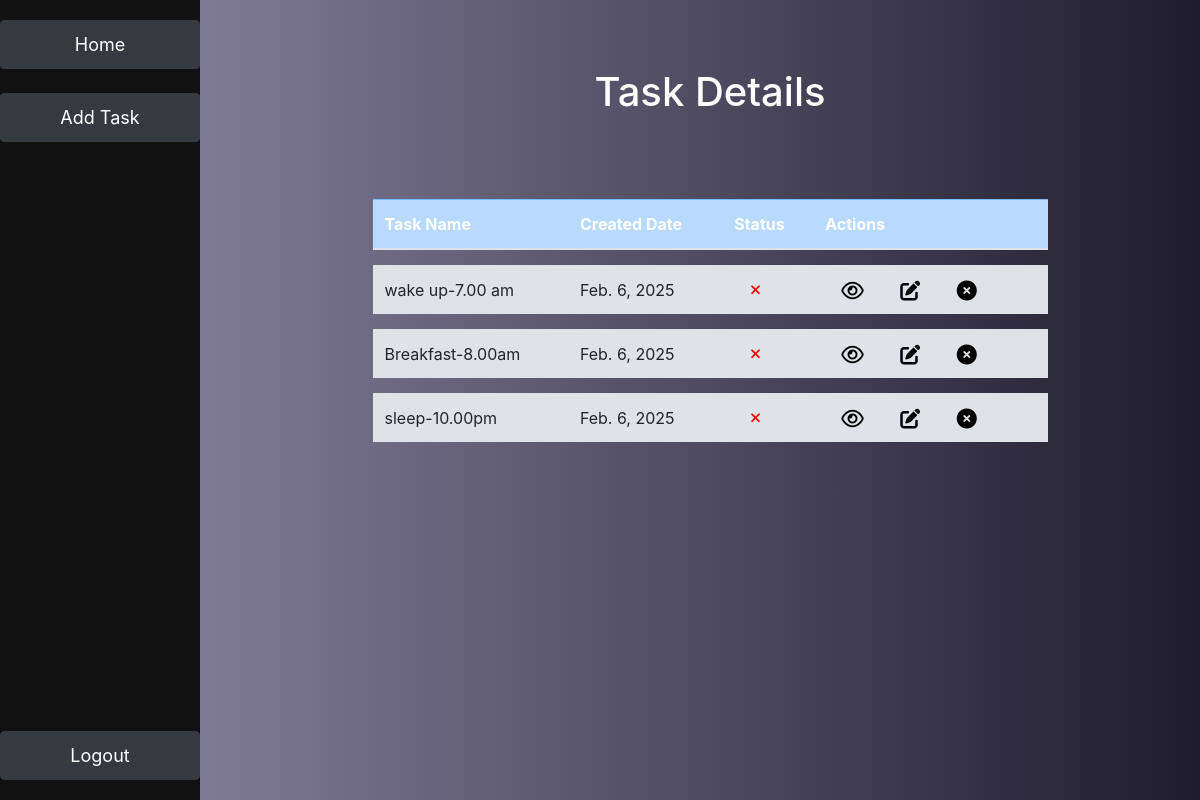
The page /all/6/ on the database its author committed.
### MyApp/models.py (models this page shows)
class Taskmodel(models.Model):
    task_name = models.CharField(max_length=100)
    created_date=models.DateField(auto_now_add=True)
    is_completed=models.BooleanField(default=False)
    user_id=models.ForeignKey(User,on_delete=models.CASCADE,null=True)

### MyApp/views.py (the view)
# urls.py: path('all/<int:pk>/',TaskAll.as_view()),
class TaskAll(View):
    def get(self, request,**kwargs):
        id=kwargs.get('pk')
        data = Taskmodel.objects.filter(user_id=id)
        return render(request, 'Alltask.html', {'data': data})

### MyApp/templates/Alltask.html (shortened to what this page needs)
<!DOCTYPE html>
<html lang="en">
<head>
    <link rel="stylesheet" href="https://stackpath.bootstrapcdn.com/bootstrap/4.5.2/css/bootstrap.min.css">
    <link rel="stylesheet" href="https://cdnjs.cloudflare.com/ajax/libs/font-awesome/6.7.2/css/all.min.css"
 />
</head>
<body>
    <div class="sidebar">
        {%for i in data|slice:":1" %}
                <a href="/home/{{i.user_id.id}}/" class="btn btn-dark">Home</a>
        {%endfor%}
        <br>
        <div>
            <a href="/create/" class="btn btn-dark">Add Task</a>
        </div>
            <div style="position: absolute; bottom: 20px; width: 100%; background:black;">
                <a href="/login/" class="btn btn-dark">Logout</a>
            </div>
        </div>
    <div class="content">
        <div class="container w-75">
            <h1 class="mt-5 mb-5 text-center">Task Details</h1>
            <div class="table-responsive">
                <table class="table table-hover">
                    <thead class="table-primary">
                        <tr class="table-primary">
                            <th>Task Name</th>
                            <th>Created Date</th>
                            <th>Status</th>
                            <th>Actions</th>
                        </tr>
                    </thead>
                    <tbody>
                        {% for i in data %}
                        <tr>
                            <td>{{ i.task_name }}</td>
                            <td>{{ i.created_date }}</td>
                            {%if i.is_completed == 1%}
                            <td class="completed"><i class="fa-solid fa-check fa-sm mx-3"></i></td>
                            {%else%}
                            <td class="not-completed"><i class="fa-solid fa-xmark fa-sm mx-3"></i></td>
                            {%endif%}
                            <td>
                                <a href="/detail/{{ i.id }}" class="mx-3"><i class="fa-regular fa-eye fa-lg new"></i></a>
                                <a href="/update/{{ i.id }}" class="mx-3"><i class="fa-solid fa-pen-to-square fa-lg new"></i></a>
                                <a href="/delete/{{ i.id }}" class="mx-3"><i class="fa-solid fa-circle-xmark fa-lg new"></i></a>
                            </td>
                        </tr>
                        {% endfor %}
                    </tbody>
                </table>
            </div>
        </div>
    </div>
</body>
</html>

### MyApp/templates/Alltask.html (style rules this page uses)
body { background: linear-gradient(270deg, #1f1c2c, #928dab); color: white; }
table { margin-top: 20px; width: 100%; border-collapse: separate; border-spacing: 0 15px; }
th, td { padding: 15px; text-align: left; }
th { background-color: #343a40; color: white; border: none; }
td { background-color: #dfe3e7; border: none; }
.not-completed { color: red; }
.new { color: black; }
.sidebar { height: 100%; width: 200px; position: fixed; top: 0; left: 0; background-color: #111; padding-top: 20px; }
.sidebar a { padding: 10px 15px; text-decoration: none; font-size: 18px; color: white; display: block; }
.content { margin-left: 220px; padding: 20px; }
.table-responsive { width: 100%; }

### rows shown on the page
Taskmodel: task_name "wake up-7.00 am", created_date "Feb. 6, 2025", is_completed False (drawn)
Taskmodel: task_name "Breakfast-8.00am", created_date "Feb. 6, 2025", is_completed False (drawn)
Taskmodel: task_name "sleep-10.00pm", created_date "Feb. 6, 2025", is_completed False (drawn)
